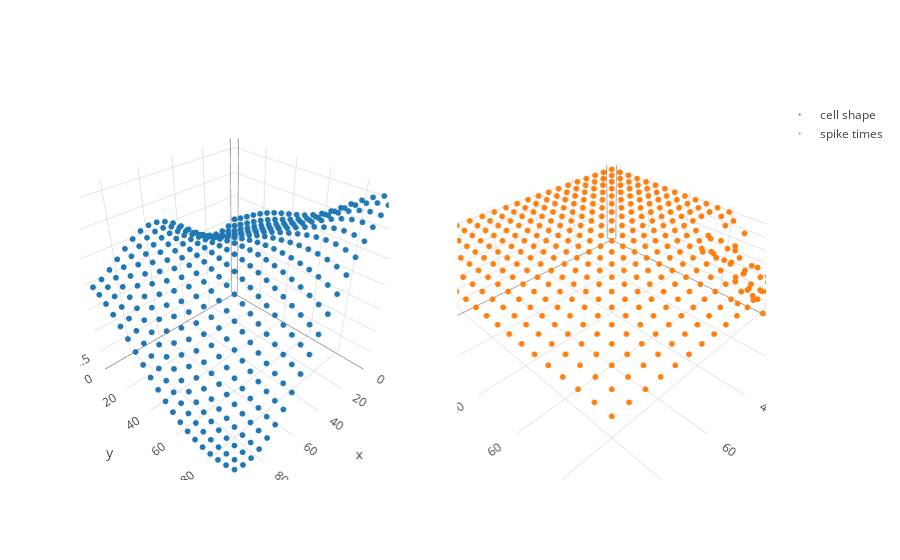

Notebook code cell kept with this figure:
### Code cell
X = sim.sim_X_equispaced(D = 2, N_dim = 20, lower=0, upper=100)
f = sim.sim_f(X, k=GPy.kern.RBF(2, variance=1.0, lengthscale=40.), mu = 3.0)

lif_gen = LIFSim()
spikes = lif_gen.sim(f)

trace_func = go.Scatter3d(x = X[:,0], y = X[:,1], z=f, mode = 'markers', marker=dict(size = 2,), name = "cell shape")
trace_draws = go.Scatter3d(x = X[:,0], y = X[:,1], z=spikes, mode = 'markers', marker=dict(size = 2,), name = "spike times")
fig = tools.make_subplots(rows=1, cols=2, specs=[[{'is_3d': True}, {'is_3d': True}]])
fig.append_trace(trace_func, 1, 1)
fig.append_trace(trace_draws, 1, 2)
iplot(fig)

### Figure 1 — Plotly figure (JSON) as saved in the notebook; plotly's stock layout.template omitted (floating-point values rounded to 4 significant figures; data arrays with more than 128 entries replaced by an {"elided": "..."} marker saying what was removed)
{"data": [{"marker": {"size": 2}, "mode": "markers", "name": "cell shape", "scene": "scene1", "type": "scatter3d", "x": {"elided": "400 int values"}, "y": {"elided": "400 int values"}, "z": {"elided": "400 float values"}}, {"marker": {"size": 2}, "mode": "markers", "name": "spike times", "scene": "scene2", "type": "scatter3d", "x": {"elided": "400 int values"}, "y": {"elided": "400 int values"}, "z": {"elided": "400 int values"}}], "layout": {"scene1": {"domain": {"x": [0, 0.45], "y": [0, 1]}}, "scene2": {"domain": {"x": [0.55, 1], "y": [0, 1]}}}}
